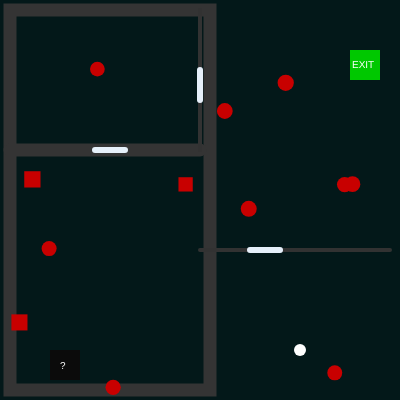
Frame 1 (no input)
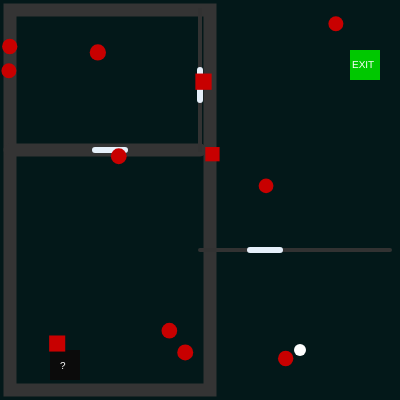
Frame 60 (no input)
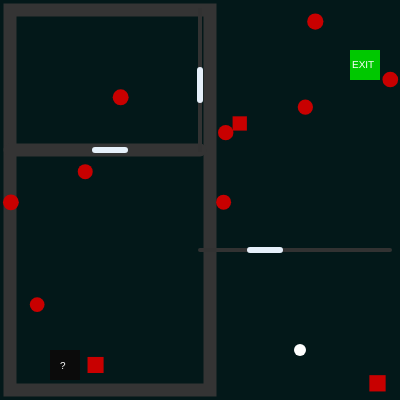
Frame 120 (the mouse pressed at the canvas centre since frame 60)

The p5.js sketch that drew these frames (run headless with seeded random() and noise() and a simulated clock; from frame 60 on, the mouse is pressed at the canvas centre):

// p5.js sketch
// ── sketch.js
// this is all the arrays that kinda make the game function 
var hazardXs = [];
var hazardYs = [];
var hazardSizes = [];
var hazardSpeedsX = [];
var hazardSpeedsY = [];
var hazardTypes = []; 


// The player 
var playerX = 300;
var playerY = 350;

// This is a fake exit although its not as cool as I had hoped 
var fakeExitX = 350;
var fakeExitY = 50;
var exitSize = 30;

// This is actually the real exit 
var realExitX = 50;
var realExitY = 350;
var realExitSize = 30;

function setup() {
    createCanvas(400, 400);
    
    // This is for the moving squares 
    for (var i = 0; i < 12; i++) {
        hazardXs[i] = random(width);
        hazardYs[i] = random(height);
        hazardSizes[i] = random(17, 14);
        hazardTypes[i] = floor(random(2)); 
        
        // Speed them up a little
        hazardSpeedsX[i] = random(-2, 5);
        hazardSpeedsY[i] = random(-2, 3);
    }
}

function draw() {
    // this is just for the backround color
    background(3, 24, 25); // was going for a off white salmon or blue but then said.. no its black 

    // this if the walls and ther thickness
    stroke(52); //
    strokeWeight(13); 
    noFill();

    // This is jsut the outer walls 
    rect(10, 10, width - 200, height - 20);
    // some inner walls to create the ilusion of a few rooms 
    line(10, 150, 200, 150); 
    // this is for the little doorways 
    stroke(230, 240, 250); 
    strokeWeight(6);
    line(95, 150, 125, 150);
    
    // more walls, how fun 
    stroke(50);
    strokeWeight(4);
    line(200, 250, width - 10, 250);
    // some more doors 
    stroke(230, 240, 250);
    strokeWeight(6);
    line(250, 250, 280, 250);

    // this is specifically for the vertical walls 
    stroke(50);
    strokeWeight(4);
    line(200, 10, 200, 150);
    
    stroke(230, 240, 250);
    strokeWeight(6);
    line(200, 70, 200, 100);


    // this is where the exit goes but wait.. its a trap! 
    noStroke();
    fill(0, 200, 0); // some color here so you can at least see the exit
    rect(fakeExitX, fakeExitY, exitSize, exitSize);
    fill(255);
    textSize(10);
    text("EXIT", fakeExitX + 2, fakeExitY + exitSize / 2 + 3);

    // this is the real exit so, don't be fooled 
    fill(11); 
    rect(realExitX, realExitY, realExitSize, realExitSize);
    fill(255);
    text("?", realExitX + 10, realExitY + realExitSize / 2 + 4); // putting a question mark here so you don't get confused on how to beat the game. 


    // this is the player and all its glory 
    fill(255); // made it white for a strong contrast so you can see it clearly 
    noStroke();
    circle(playerX, playerY, 12);

    // player controls are simple, jsut W,A,S,D to move the little circle around 
    if (keyIsDown(87)) { // W key - move UP
        playerY -= 2;
    }
    if (keyIsDown(83)) { // S key - move DOWN
        playerY += 2;
    }
    if (keyIsDown(65)) { // A key - move LEFT
        playerX -= 2;
    }
    if (keyIsDown(68)) { // D key - move RIGHT
        playerX += 2;
    }

    // this is some moving obsticles I decided to put in towrds the end to make it harder. 
    fill(200, 0, 0); // a very bright red so nothing clashes with the black background. 
    noStroke();
    for (var i = 0; i < hazardXs.length; i++) {

        if (hazardTypes[i] === 0) {
            circle(hazardXs[i], hazardYs[i], hazardSizes[i]); // circles 
        } else {
            rect(hazardXs[i], hazardYs[i], hazardSizes[i], hazardSizes[i]); // squares 
        }

        // some moving shapes 
        hazardXs[i] += hazardSpeedsX[i];
        hazardYs[i] += hazardSpeedsY[i]; 

        // this is so the shapes can wrap around the screen
        if (hazardXs[i] > width) {
            hazardXs[i] = 0;
        }
        if (hazardXs[i] < 0) {
            hazardXs[i] = width;
        }
        if (hazardYs[i] > height) {
            hazardYs[i] = 0;
        }
        if (hazardYs[i] < 0) {
            hazardYs[i] = height;
        }
    }

    // this is for the win or escaped screen. 
    if (playerX > realExitX && playerX < realExitX + realExitSize && playerY > realExitY && playerY < realExitY + realExitSize) {
        background(230, 240, 250);
        fill(50);
        textSize(28);
        text("You Escaped.", 100, 200);
        noLoop();
    }
}
// some extra notes to myself, was going to add triagnles because I thought it looked too boring but man that's like next to impossible. 
// umm also it just looks very simple in general but I can confirm it wasn't.. Kinda drove me crazy in some parts but the end result looks.. ok. I like the rooms I just wish I could utilize my actual art skills. 

// ── agame.html
<html>

    <head>
       
     <title>agame</title>
        <script src="https://cdnjs.cloudflare.com/ajax/libs/p5.js/1.1.9/p5.min.js"></script>
        <script src="./sketch.js"></script>
    </head>
    <body>

    </body>
</html>
